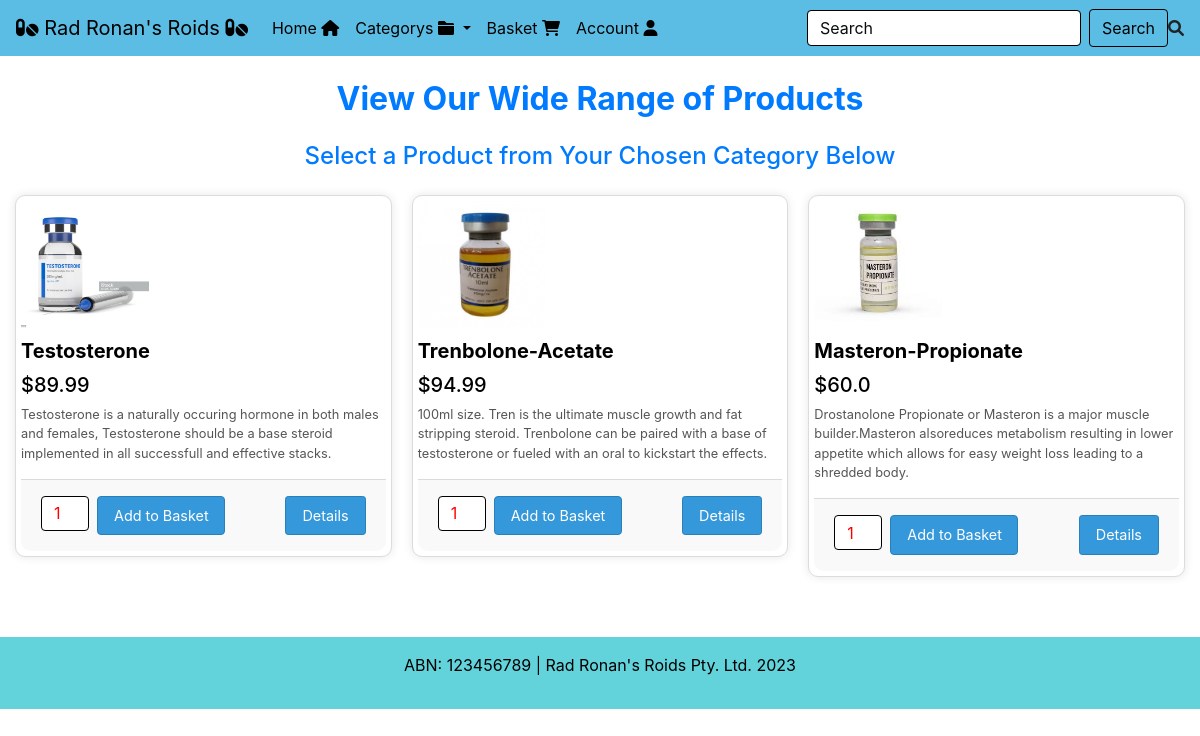
/products/1, run on the app's committed database.
### webapp/mymodels.py (models this page shows, shortened)
class Product(db.Model):
    __tablename__ = "Product"
    id = db.Column(db.Integer, primary_key=True)
    name = db.Column(db.String(100), nullable=False)
    price = db.Column(db.Float, nullable=False)
    description = db.Column(db.String(255))
    image = db.Column(db.String(60), nullable=False, default="defaultcity.jpg")
    quantity = db.Column(db.Integer, nullable=False, default=1)
    itemdetails = db.Column(db.String(255))
    category_id = db.Column(db.Integer, db.ForeignKey("Category.id"), nullable=False)
    category = db.relationship("Category", back_populates="products")

### webapp/views.py (the view)
@main_bp.route("/products/<int:categoryid>")
def categoryproducts(categoryid):
    Products = Product.query.filter(Product.category_id == categoryid).all()
    return render_template("categoryproducts.html", Products=Products)

### webapp/templates/categoryproducts.html (shortened to what this page needs)
{% extends 'base.html' %} {% block main %}
<section>
  <div style="margin-top: 5rem" class="text-dark text-center">
    <div>
      <p class="h2 font-weight-bold text-primary mb-4">
        View Our Wide Range of Products
      </p>
      <p class="h4 text-primary mb-4">
        Select a Product from Your Chosen Category Below
      </p>
    </div>
  </div>
  <div class="card-columns">
    {% for product in Products %}
    <div class="card custom-card">
      <img
        class="samesizeimg"
        src="{{ url_for('static', filename= product.image) }}"
        alt="Card image"
      />
      <h4 class="card-title">{{ product.name }}</h4>
      <h5>${{product.price}}</h5>
      <p class="card-text">{{ product.description }}</p>
      <div class="card-footer py-3">
        <div class="row">
          <div class="col-12 col-md-6 mb-2 mb-md-0">
            <form
              class="d-flex"
              action="{{ url_for('main.order') }}"
              method="POST"
            >
              <input
                type="number"
                class="form-control mr-2"
                name="quantity"
                value="1"
                min="1"
                max="20"
                style="width: 3rem"
              />
              <input
                type="submit"
                class="btn btn-md btn-primary"
                value="Add to Basket"
                style="width: 8rem"
              />
            </form>
          </div>
          <div class="col-12 col-md-6 text-md-right mt-2 mt-md-0">
            <a
              href="{{ url_for('main.itemdetailspage', product_id=product.id) }}"
              class="btn btn-sm btn-primary"
              >Details</a
            >
          </div>
        </div>
      </div>
    </div>
    {% endfor %}
  </div>
</section>
{% endblock %}

### webapp/templates/base.html (shortened to what this page needs)
<!DOCTYPE html>
<html lang="en">
  <head>
    <link
      rel="stylesheet"
      href="https://cdn.jsdelivr.net/npm/bootstrap@4.6.2/dist/css/bootstrap.min.css"
    />
    <link
      rel="stylesheet"
      href="https://cdnjs.cloudflare.com/ajax/libs/font-awesome/6.0.0/css/all.min.css"
    />
    <link rel="stylesheet" href="..\code\webapp\css+images\products.css" />
    <link rel="stylesheet" href="..\code\webapp\css+images\itemdetails.css" />
    <link rel="stylesheet" href="..\code\webapp\css+images\orderconfirm.css" />
  </head>
  <body>
    <header>
      <nav
        style="margin-bottom: 1rem"
        id="redback"
        class="navbar navbar-expand-lg fixed-top"
      >
        <a id="redtext" class="navbar-brand" href="/"
          ><i class="fas fa-pills"></i> Rad Ronan's Roids
          <i class="fas fa-pills"></i>
        </a>
        <div class="collapse navbar-collapse" id="navbarSupportedContent">
          <ul class="navbar-nav mr-auto">
            <li class="nav-item active">
              <a id="redtext" class="nav-link" href="/"
                >Home <i class="fas fa-home"></i
                ><span class="sr-only">(current)</span></a
              >
            </li>
            <li class="nav-item dropdown">
              <a
                id="redtext"
                class="nav-link dropdown-toggle"
                href="#"
                id="navbarDropdown"
                role="button"
                data-toggle="dropdown"
                aria-haspopup="true"
                aria-expanded="false"
              >
                Categorys
                <i class="fas fa-folder"></i>
              </a>
            </li>
            <li class="nav-item active">
              <a id="redtext" class="nav-link" href="{{url_for('main.order')}}"
                >Basket <i class="fas fa-shopping-cart"></i>
                <span class="sr-only">(current)</span></a
              >
            </li>
            <li class="nav-item active">
              <a id="redtext" class="nav-link" href="#"
                >Account <i class="fas fa-user"></i>
                <span class="sr-only">(current)</span></a
              >
            </li>
          </ul>
          <form
            class="form-inline my-2 my-lg-0"
            action="{{ url_for('main.search') }}"
            method="GET"
          >
            <input id=="redback" class="form-control mr-sm-2" type="search"
            placeholder="Search" aria-label="Search" name="query" />
            <button class="btn btn-outline-success my-2 my-sm-0" type="submit">
              Search
            </button>
            <i class="fas fa-search"></i>
          </form>
        </div>
      </nav>
    </header>
    <div class="container-fluid">
      <main>{% block main %} {% endblock %}</main>
    </div>
    <footer
      style="margin-top: 3rem"
      id="footer"
      class="bg-black text-red text-center py-3"
    >
      <p id="redtext">ABN: 123456789 | Rad Ronan's Roids Pty. Ltd. 2023</p>
    </footer>
  </body>
</html>

### webapp/static/products.css (style rules this page uses)
.form-control::placeholder { color: rgb(10, 12, 13); }
.form-control { border-color: rgb(103, 202, 227); color: rgb(78, 231, 255); }
.btn-outline-success { border-color: rgb(89, 193, 211); color: rgb(89, 189, 206); }
.form-control { height: 35px; }
#redback { background-color: rgb(92, 189, 228); }
#redtext { color: rgb(0, 0, 0); }
.form-control { border-color: rgb(0, 0, 0); color: red; }
.btn-outline-success { border-color: rgb(0, 0, 0); color: rgb(0, 0, 0); }
#footer { position: static; bottom: 0; width: 100%; background-color: rgb(99, 211, 219); color: rgb(0, 0, 0); text-align: center; padding: 10px 0; }
.samesizeimg { width: 6rem; height: 6rem; object-fit: cover; }
.card { border-radius: 20px; color: black; padding: 5px; }

### webapp/static/itemdetails.css (style rules this page uses)
.form-control::placeholder { color: rgb(10, 12, 13); }
.form-control { border-color: rgb(103, 202, 227); color: rgb(78, 231, 255); }
.btn-outline-success { border-color: rgb(89, 193, 211); color: rgb(89, 189, 206); }
#redback { background-color: rgb(92, 189, 228); }
#redtext { color: rgb(0, 0, 0); }
.btn-outline-success { border-color: rgb(0, 0, 0); color: rgb(0, 0, 0); }
#footer { position: static; bottom: 0; width: 100%; background-color: rgb(88, 194, 239); text-align: center; }
.samesizeimg { width: 200px; height: 200px; object-fit: cover; }
.card { border-radius: 20px; color: black; padding: 5px; }
.form-control { height: 35px; }

### webapp/static/orderconfirm.css (style rules this page uses)
.form-control::placeholder { color: rgb(10, 12, 13); }
.form-control { border-color: rgb(103, 202, 227); color: rgb(78, 231, 255); }
.btn-outline-success { border-color: rgb(89, 193, 211); color: rgb(89, 189, 206); }
.form-control { height: 35px; }
#redback { background-color: rgb(92, 189, 228); }
#redtext { color: rgb(0, 0, 0); }
.form-control { border-color: rgb(0, 0, 0); color: red; }
.btn-outline-success { border-color: rgb(0, 0, 0); color: rgb(0, 0, 0); }
#footer { position: static; bottom: 0; width: 100%; background-color: rgb(99, 211, 219); color: rgb(0, 0, 0); text-align: center; padding: 10px 0; }
.samesizeimg { width: 6rem; height: 6rem; object-fit: cover; }
.card { border-radius: 20px; color: black; padding: 5px; }

### webapp/templates/base.html (style rules this page uses)
html { font-size: 16px; }
.form-control::placeholder { color: rgb(10, 12, 13); }
.form-control { border-color: rgb(103, 202, 227); color: rgb(78, 231, 255); }
.btn-outline-success { border-color: rgb(89, 193, 211); color: rgb(89, 189, 206); }
.form-control { height: 2.2rem; }
#redback { background-color: rgb(92, 189, 228); }
#redtext { color: rgb(0, 0, 0); }
.form-control { border-color: rgb(0, 0, 0); color: red; }
.btn-outline-success { border-color: rgb(0, 0, 0); color: rgb(0, 0, 0); }
#footer { position: static; bottom: 0; width: 100%; background-color: rgb(99, 211, 219); color: rgb(0, 0, 0); text-align: center; padding: 10px 0; }
.samesizeimg { width: 8rem; height: 8rem; object-fit: cover; }
.card { border-radius: 20px; color: black; padding: 5px; transition: all 0.3s ease; }
.custom-card { border: 1px solid #dcdcdc; border-radius: 10px; margin-bottom: 20px; background-color: #ffffff; width: 15rem; box-shadow: 0 0 10px rgba(0, 0, 0, 0.1); }
.custom-card .card-title { font-size: 1.25rem; font-weight: bold; margin: 10px 0; }
.custom-card .card-text { font-size: 0.8rem; color: #555; }
.custom-card .card-footer { background-color: #f9f9f9; padding: 10px 20px; border-bottom-left-radius: 10px; border-bottom-right-radius: 10px; }
.custom-card .btn-primary { background-color: #3498db; border-color: #2980b9; color: #fff; padding: 8px 16px; font-size: 0.9rem; }

### data on the page
Product: image (picture), name "Testosterone", price "89.99", description "Testosterone is a naturally occuring hormone in both males and females, Testosterone should be a base steroid implemented in all successfull and effective stacks."
Product: image (picture), name "Trenbolone-Acetate", price "94.99", description "100ml size. Tren is the ultimate muscle growth and fat stripping steroid. Trenbolone can be paired with a base of testosterone or fueled with an oral to kickstart the effects."
Product: image (picture), name "Masteron-Propionate", price "60.0", description "Drostanolone Propionate or Masteron is a major muscle builder.Masteron alsoreduces metabolism resulting in lower appetite which allows for easy weight loss leading to a shredded body."
